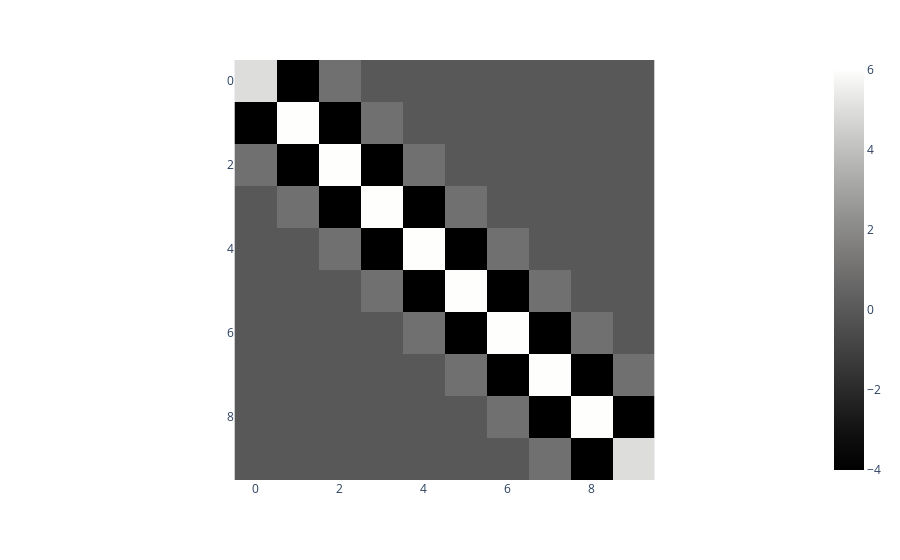

Notebook code for this chart:
### Code cell
# plot basis with penalties
m = ( ('s(1)', 'smooth', 10), )# , ('s(2)', 'inc', 10), ('s(3)', 'conv', 10), ('s(4)', 'conv', 10) )
M = Model(m)
M.create_basis(X=X_norm)
M.basis_without_penalty.shape
M.create_penalty_block_matrix(X=X_norm)
print("Used penalties: ", [i.penalty for i in M.smooths])
fig = px.imshow(M.complete_penalty_matrix)
fig.update_traces(dict(coloraxis=None, 
                       colorscale='gray')) #, selector={'type':'heatmap'})
#print(fig)
fig.show()

### Figure 1 — Plotly figure (JSON) as saved in the notebook; plotly's stock layout.template omitted (floating-point values rounded to 4 significant figures)
{"data": [{"colorscale": [[0, "rgb(0, 0, 0)"], [0.09091, "rgb(16, 16, 16)"], [0.1818, "rgb(38, 38, 38)"], [0.2727, "rgb(59, 59, 59)"], [0.3636, "rgb(81, 80, 80)"], [0.4545, "rgb(102, 101, 101)"], [0.5455, "rgb(124, 123, 122)"], [0.6364, "rgb(146, 146, 145)"], [0.7273, "rgb(171, 171, 170)"], [0.8182, "rgb(197, 197, 195)"], [0.9091, "rgb(224, 224, 223)"], [1, "rgb(254, 254, 253)"]], "type": "heatmap", "z": [[5, -4, 1, 0, 0, 0, 0, 0, 0, 0], [-4, 6, -4, 1, 0, 0, 0, 0, 0, 0], [1, -4, 6, -4, 1, 0, 0, 0, 0, 0], [0, 1, -4, 6, -4, 1, 0, 0, 0, 0], [0, 0, 1, -4, 6, -4, 1, 0, 0, 0], [0, 0, 0, 1, -4, 6, -4, 1, 0, 0], [0, 0, 0, 0, 1, -4, 6, -4, 1, 0], [0, 0, 0, 0, 0, 1, -4, 6, -4, 1], [0, 0, 0, 0, 0, 0, 1, -4, 6, -4], [0, 0, 0, 0, 0, 0, 0, 1, -4, 5]]}], "layout": {"coloraxis": {"colorscale": [[0, "#0d0887"], [0.1111, "#46039f"], [0.2222, "#7201a8"], [0.3333, "#9c179e"], [0.4444, "#bd3786"], [0.5556, "#d8576b"], [0.6667, "#ed7953"], [0.7778, "#fb9f3a"], [0.8889, "#fdca26"], [1, "#f0f921"]]}, "margin": {"t": 60}, "xaxis": {"constrain": "domain", "scaleanchor": "y"}, "yaxis": {"autorange": "reversed", "constrain": "domain"}}}
